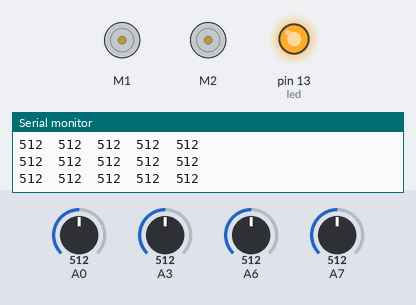
Simulated run of this sketch. Board: Arduino Nano, built with avr-gcc and run on an emulated ATmega328P. Shown: 2 × DC motor (green arrow = forward, orange = backward, longer = faster), output pins drawn as LEDs (lit = HIGH), the last lines printed to the serial monitor. Inputs (shaded band) come from the test bench; at power-on: A3 = 512, A6 = 512, A0 = 512, A7 = 512.

Above: at 2.2 s.
2.3 s: A3 set to 840
3.8 s: A3 set to 867
At 4.2 s:
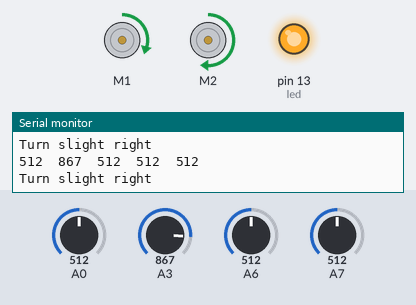
5.3 s: A6 set to 834
8.3 s: A6 set to 859
At 9.5 s:
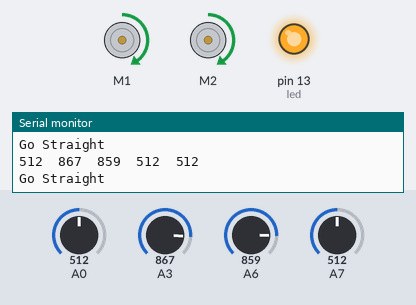
9.8 s: A0 set to 832
11.3 s: A0 set to 864
At 12.7 s:
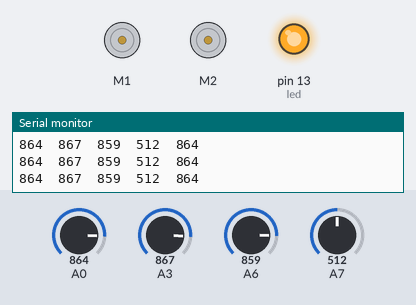
Timing chart, 0 to 14.3 s (numbered marks = the images above; inputs shaded):
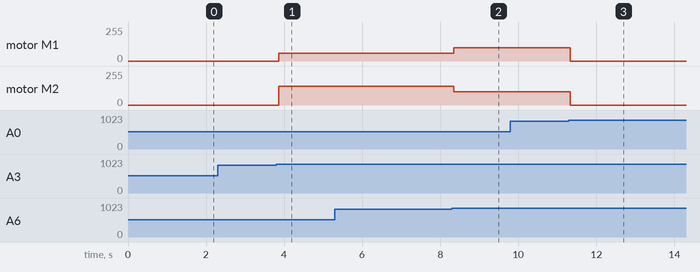

Measured:
- the behaviour switches between 850 and 851 on A3 (found by bisection; images 0 and 1)
- the behaviour switches between 850 and 851 on A6 (found by bisection; images 1 and 2)
- the behaviour switches between 849 and 850 on A0 (found by bisection; images 2 and 3)
- after the input at 3.8 s, motor M1: stopped → forward 59/255 after 0.06 s; motor M2: stopped → forward 139/255 after 0.06 s
- after the input at 8.3 s, motor M1: forward 59/255 → forward 99/255 after 0.05 s; motor M2: forward 139/255 → forward 99/255 after 0.05 s
- after the input at 11.3 s, motor M1, motor M2: forward 99/255 → stopped at once

The sketch:

Arduino_New_Maze_Solver.ino
```cpp
#include <RedBot.h>
RedBotSensor left = RedBotSensor(A3);   // initialize a left sensor object on A3
RedBotSensor center = RedBotSensor(A6); // initialize a center sensor object on A6
RedBotSensor right = RedBotSensor(A7);  // initialize a right sensor object on A7
RedBotSensor farR = RedBotSensor(A1);  // initialize a right sensor object on A4
RedBotSensor farL = RedBotSensor(A0);  // initialize a right sensor object on A7

#define THRESHOLD 850
#define SPEED 100  // sets the nominal speed. Set to any number from 0 - 255.
#define USPEED 110
#define UDELAY 850 // Makes it turn almost 90 degree
#define leapTime 200


RedBotEncoder encoder = RedBotEncoder(A2, 10);  // initializes encoder on pins A2 and 10
RedBotMotors motors;
int leftSpeed = 0;   // variable used to store the leftMotor speed
int rightSpeed = 0;  // variable used to store the rightMotor speed
int countsPerRev = 192;   // 4 pairs of N-S x 48:1 gearbox = 192 ticks per wheel rev
float wheelDiam = 2.56;  // diam = 65mm / 25.4 mm/in
float wheelCirc = PI*wheelDiam;  // Redbot wheel circumference = pi*D
int lCount = 0; // variables used to store the left and right encoder counts.
int rCount = 0;
int count = 0;
int centerReading;
int leftReading;
int leftFarReading;
int rightReading;
int rightFarReading;
char path[11] = {'R','L','R','L','R','R','R','L','L','R','R'}; // Make an empty array with 20 allocations.
int readLength;
int pathLength = 0;
int buttonPin = 12;
boolean replayEnabled = false;
int finishCount = 0;
int led = 13;
int replaystage = 0;

void setup() {
	// put your setup code here, to run once:
	pinMode(led, OUTPUT);
	Serial.begin(9600);
	digitalWrite(led, HIGH);
	delay(1000);
}

void loop() {
	// put your main code here, to run repeatedly:
	readSensors();
	Serial.print(leftFarReading);
	Serial.print("\t");  // tab character
	Serial.print(leftReading);
	Serial.print("\t");  // tab character
	Serial.print(centerReading);
	Serial.print("\t");  // tab character
	Serial.print(rightReading);
	Serial.print("\t");  // tab character
	Serial.print(rightFarReading);
	Serial.println();

	if (leftFarReading<THRESHOLD && rightFarReading<THRESHOLD &&
		(leftReading>THRESHOLD || rightReading>THRESHOLD || centerReading > THRESHOLD)) {
		straight();
	}
	else {
		motors.brake();
	}
	//replay();
	//else {
	//	rightHandRule();
	//}
}

void readSensors() {
	leftFarReading = farL.read();
	leftReading = left.read();
	rightReading = right.read();
	rightFarReading = farL.read();
	centerReading = center.read();
}

void rightHandRule() {
	if (leftFarReading > THRESHOLD && rightFarReading > THRESHOLD) {
		motors.leftDrive(SPEED);
		motors.rightDrive(SPEED);
		delay(leapTime);
		readSensors();

		if (leftFarReading > THRESHOLD || rightFarReading > THRESHOLD) {
			done();
		}
		if (leftFarReading < THRESHOLD && rightFarReading < THRESHOLD) {
			turnRight();
		}
	}
	if (leftFarReading > THRESHOLD) {
		leftSpeed = SPEED;
		rightSpeed = SPEED;
		motors.leftMotor(leftSpeed);
		motors.rightMotor(rightSpeed);
		delay(30);
		readSensors();

	if (rightFarReading > THRESHOLD) {
		delay(leapTime - 39);
		readSensors();

		if (rightFarReading > THRESHOLD && leftFarReading > THRESHOLD) {
			done();
		}
		else {
			turnRight();
			return;
		}
	}
	delay(leapTime - 30);
	readSensors();
	if (rightFarReading < THRESHOLD && centerReading < THRESHOLD && leftFarReading < THRESHOLD) {
		turnLeft();
		return;
	}

	path[pathLength] = 'S';
	// Serial.println("s");
	pathLength++;
	//Serial.print("Path length: ");
	//Serial.println(pathLength);
	if (path[pathLength - 2] == 'U') {
		//Serial.println("shortening path");
		shortPath();
	}
	straight();
}
readSensors();
if (leftFarReading<THRESHOLD && leftReading<THRESHOLD && rightReading<THRESHOLD
	&& rightFarReading<THRESHOLD && centerReading<THRESHOLD) {
	turnAround();
}

}

void straight() {
	if (centerReading > THRESHOLD)
	{
		Serial.println("Go Straight");
		motors.drive(SPEED);
	}
	// If see right, turn slightly left
	else if (rightReading > THRESHOLD)
	{
		Serial.println("Turn slightly left");
		leftSpeed = -(SPEED + 40);
		rightSpeed = SPEED - 40;
		motors.leftMotor(leftSpeed);
		motors.rightMotor(rightSpeed);
		delay(5);
		return;
	}
	// if see left, turn slightly right
	else if (leftReading > THRESHOLD)
	{
		Serial.println("Turn slight right");
		leftSpeed = -(SPEED - 40);
		rightSpeed = SPEED + 40;
		motors.leftMotor(leftSpeed);
		motors.rightMotor(rightSpeed);
		delay(5);
		return;
	}
	delay(5);
}

void shortPath() {
	if (path[pathLength - 3] == 'R' && path[pathLength - 1] == 'L') {
		pathLength = pathLength - 3;
		path[pathLength] = 'U';
	}
	if (path[pathLength - 3] == 'R' && path[pathLength - 1] == 'S') {
		pathLength = pathLength - 3;
		path[pathLength] = 'R';
	}
	if (path[pathLength - 3] == 'R' && path[pathLength - 1] == 'R') {
		pathLength = pathLength - 3;
		path[pathLength] = 'S';
	}
	if (path[pathLength - 3] == 'S' && path[pathLength - 1] == 'R') {
		pathLength = pathLength - 3;
		path[pathLength] = 'R';
	}
	if (path[pathLength - 3] == 'S' && path[pathLength - 1] == 'S') {
		pathLength = pathLength - 3;
		path[pathLength] = 'U';
	}
	if (path[pathLength - 3] == 'L' && path[pathLength - 1] == 'R') {
		pathLength = pathLength - 3;
		path[pathLength] = 'U';
	}
}

void turnRight() {
	while (rightReading > THRESHOLD || leftReading > THRESHOLD) {
		motors.leftDrive(SPEED - 20);
		motors.rightDrive(SPEED);
		delay(2);
		motors.brake();
	}
	while (leftReading < THRESHOLD) {
		motors.leftDrive(SPEED - 20);
		motors.rightDrive(SPEED);
		delay(2);
		motors.brake();
	}

	if (replaystage == 0) {
		path[pathLength] = 'R';
		Serial.println("r");
		pathLength++;
		Serial.print("Path length: ");
		Serial.println(pathLength);
		if (path[pathLength - 2] == 'U') {
			Serial.println("shortening path");
			shortPath();
		}
	}
}

void turnLeft() {
	while (leftReading > THRESHOLD) {
		motors.rightDrive(SPEED - 20);
		motors.leftDrive(SPEED);
		delay(2);
		motors.brake();
	}
	while (leftReading < THRESHOLD) {
		motors.rightDrive(SPEED - 20);
		motors.leftDrive(SPEED);
		delay(2);
		motors.brake();
	}
	while (rightReading > THRESHOLD) {
		motors.rightDrive(SPEED - 20);
		motors.leftDrive(SPEED);
		delay(2);
		motors.brake();
	}

	if (replaystage == 0) {
		path[pathLength] = 'L';
		//Serial.println("l");
		pathLength++;
		//Serial.print("Path length: ");
		//Serial.println(pathLength);
		if (path[pathLength - 2] == 'U') {
			//Serial.println("shortening path");
			shortPath();
		}
	}
}

void turnAround() {
	while (rightReading < THRESHOLD) {
		motors.pivot(SPEED);
	}
	path[pathLength] = 'U';
	pathLength++;
	straight();
	//Serial.println("u");
	//Serial.print("Path length: ");
	//Serial.println(pathLength);
}

void replay() {
	readSensors();
	if (leftFarReading < THRESHOLD && rightFarReading < THRESHOLD) {
		straight();
	}
	else {
		if (path[readLength] == 'R') {
			Serial.println('R');
			motors.drive(SPEED);
			delay(leapTime);
			turnRight();
		}
		if (path[readLength] == 'L') {
			Serial.println('L');
			motors.drive(SPEED);
			delay(leapTime);
			turnLeft();
		}
		if (path[readLength] == 'S') {
			Serial.println('S');
			motors.drive(SPEED);
			delay(leapTime);
			straight();
		}
		readLength++;
	}
	replay();
}
void done() {
	Serial.println("DONE?");
}
```
